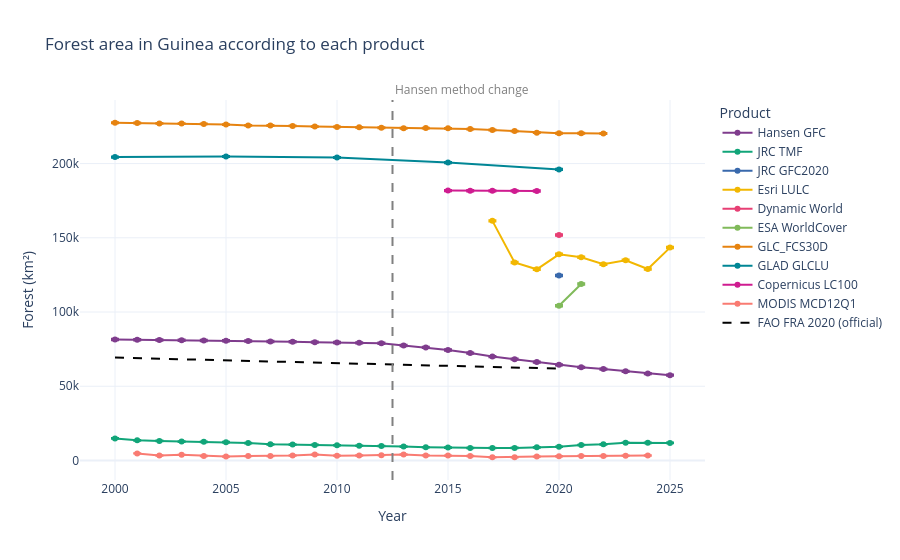

Here is the notebook cell this chart was saved with:
### Markdown cell above
### 8.2 Forest area per product and year

Error bars are ± 1 standard error. The products use different forest definitions (section 3), so different levels are
expected; what matters for deforestation is mostly the **trend** and its smoothness.

- The black dashed line is the official forest area reported to FAO (FRA 2020 country report for Guinea: 6.19 million ha in 2020). 
- Use it with care: the report states that no forest inventory is more recent than 20 years, and that the series reproduces trends from a 1988 vegetation map (FAO 2020).

### Code cell
rows = []
for key, wide in forest_wide.items():
    for year in wide.columns:
        km2, se = area_estimate(wide[year], weights)
        rows.append({"product": key, "label": PRODUCT_LABELS[key], "year": year, "forest_km2": km2, "se_km2": se,
                     "forest_%_of_guinea": 100 * km2 / TOTAL_KM2, "no_data_%": 100 * wide[year].isna().mean()})
forest_area = pd.DataFrame(rows)

fig = px.line(
    forest_area, x="year", y="forest_km2", error_y="se_km2", color="label", markers=True,
    color_discrete_map=LABEL_COLORS, custom_data=["forest_%_of_guinea", "no_data_%"],
    labels={"forest_km2": "Forest (km²)", "year": "Year", "label": "Product"},
    title="Forest area in Guinea according to each product", template=PLOT_TEMPLATE,
)
fig.update_traces(hovertemplate="%{x}: %{y:,.0f} km² (%{customdata[0]:.1f} % of Guinea, %{customdata[1]:.1f} % no data)")
# Official forest area, FAO FRA 2020 country report for Guinea (table 1a, 1,000 ha), extrapolated from 1988 data
FRA_2020_FOREST_KHA = {2000: 6929, 2010: 6569, 2015: 6389, 2016: 6349, 2017: 6309, 2018: 6269, 2019: 6229, 2020: 6189}
fig.add_trace(go.Scatter(x=list(FRA_2020_FOREST_KHA), y=[10 * kha for kha in FRA_2020_FOREST_KHA.values()],
                         mode="lines", line={"color": "black", "dash": "dash"}, name="FAO FRA 2020 (official)",
                         hovertemplate="%{x}: %{y:,.0f} km² (FAO FRA 2020)<extra></extra>"))
mark_method_change(fig).show()

### Figure 1 — Plotly figure (JSON) as saved in the notebook; plotly's stock layout.template omitted (floating-point values rounded to 4 significant figures)
{"data": [{"customdata": [[33.23, 0.0], [33.18, 0.0], [33.06, 0.0], [33.02, 0.0], [32.94, 0.0], [32.88, 0.0], [32.82, 0.0], [32.67, 0.0], [32.58, 0.0], [32.49, 0.0], [32.41, 0.0], [32.3, 0.0], [32.17, 0.0], [31.55, 0.0], [31.05, 0.0], [30.35, 0.0], [29.48, 0.0], [28.53, 0.0], [27.82, 0.0], [27.02, 0.0], [26.27, 0.0], [25.59, 0.0], [25.1, 0.0], [24.48, 0.0], [23.86, 0.0], [23.42, 0.0]], "error_y": {"array": [485.2, 485.0, 484.6, 484.5, 484.2, 483.9, 483.7, 483.1, 482.8, 482.5, 482.1, 481.7, 481.2, 478.7, 476.7, 473.6, 469.7, 465.2, 461.6, 457.5, 453.4, 449.5, 446.7, 442.9, 439.1, 436.3]}, "hovertemplate": "%{x}: %{y:,.0f} km² (%{customdata[0]:.1f} % of Guinea, %{customdata[1]:.1f} % no data)", "legendgroup": "Hansen GFC", "line": {"color": "#7f3c8d", "dash": "solid"}, "marker": {"symbol": "circle"}, "mode": "lines+markers", "name": "Hansen GFC", "orientation": "v", "showlegend": true, "type": "scatter", "x": [2000, 2001, 2002, 2003, 2004, 2005, 2006, 2007, 2008, 2009, 2010, 2011, 2012, 2013, 2014, 2015, 2016, 2017, 2018, 2019, 2020, 2021, 2022, 2023, 2024, 2025], "xaxis": "x", "y": [81530.0, 81390.0, 81090.0, 81010.0, 80810.0, 80670.0, 80510.0, 80130.0, 79930.0, 79720.0, 79510.0, 79230.0, 78930.0, 77400.0, 76180.0, 74460.0, 72330.0, 69990.0, 68260.0, 66290.0, 64450.0, 62780.0, 61570.0, 60060.0, 58530.0, 57460.0], "yaxis": "y"}, {"customdata": [[6.048, 0.0], [5.551, 0.0], [5.37, 0.0], [5.195, 0.0], [5.138, 0.0], [5.032, 0.0], [4.79, 0.0], [4.433, 0.0], [4.362, 0.0], [4.291, 0.0], [4.177, 0.0], [4.066, 0.0], [3.967, 0.0], [3.818, 0.0], [3.655, 0.0], [3.543, 0.0], [3.42, 0.0], [3.437, 0.0], [3.463, 0.0], [3.613, 0.0], [3.766, 0.0], [4.252, 0.0], [4.433, 0.0], [4.873, 0.0], [4.85, 0.0], [4.838, 0.0]], "error_y": {"array": [245.6, 235.9, 232.2, 228.6, 227.4, 225.2, 220.0, 212.0, 210.4, 208.8, 206.1, 203.4, 201.1, 197.4, 193.3, 190.4, 187.2, 187.7, 188.3, 192.2, 196.1, 207.8, 212.0, 221.8, 221.3, 221.0]}, "hovertemplate": "%{x}: %{y:,.0f} km² (%{customdata[0]:.1f} % of Guinea, %{customdata[1]:.1f} % no data)", "legendgroup": "JRC TMF", "line": {"color": "#11a579", "dash": "solid"}, "marker": {"symbol": "circle"}, "mode": "lines+markers", "name": "JRC TMF", "orientation": "v", "showlegend": true, "type": "scatter", "x": [2000, 2001, 2002, 2003, 2004, 2005, 2006, 2007, 2008, 2009, 2010, 2011, 2012, 2013, 2014, 2015, 2016, 2017, 2018, 2019, 2020, 2021, 2022, 2023, 2024, 2025], "xaxis": "x", "y": [14840.0, 13620.0, 13170.0, 12740.0, 12610.0, 12340.0, 11750.0, 10880.0, 10700.0, 10530.0, 10250.0, 9974.0, 9732.0, 9366.0, 8967.0, 8691.0, 8390.0, 8430.0, 8495.0, 8863.0, 9239.0, 10430.0, 10870.0, 11950.0, 11900.0, 11870.0], "yaxis": "y"}, {"customdata": [[50.77, 0.0]], "error_y": {"array": [515.0]}, "hovertemplate": "%{x}: %{y:,.0f} km² (%{customdata[0]:.1f} % of Guinea, %{customdata[1]:.1f} % no data)", "legendgroup": "JRC GFC2020", "line": {"color": "#3969ac", "dash": "solid"}, "marker": {"symbol": "circle"}, "mode": "lines+markers", "name": "JRC GFC2020", "orientation": "v", "showlegend": true, "type": "scatter", "x": [2020], "xaxis": "x", "y": [124500.0], "yaxis": "y"}, {"customdata": [[65.79, 0.0], [54.37, 0.0], [52.5, 0.0], [56.6, 0.0], [55.78, 0.0], [53.89, 0.0], [54.98, 0.0], [52.58, 0.0], [58.45, 0.0]], "error_y": {"array": [488.7, 513.1, 514.4, 510.6, 511.6, 513.5, 512.5, 514.4, 507.7]}, "hovertemplate": "%{x}: %{y:,.0f} km² (%{customdata[0]:.1f} % of Guinea, %{customdata[1]:.1f} % no data)", "legendgroup": "Esri LULC", "line": {"color": "#f2b701", "dash": "solid"}, "marker": {"symbol": "circle"}, "mode": "lines+markers", "name": "Esri LULC", "orientation": "v", "showlegend": true, "type": "scatter", "x": [2017, 2018, 2019, 2020, 2021, 2022, 2023, 2024, 2025], "xaxis": "x", "y": [161400.0, 133400.0, 128800.0, 138900.0, 136900.0, 132200.0, 134900.0, 129000.0, 143400.0], "yaxis": "y"}, {"customdata": [[61.9, 0.0]], "error_y": {"array": [500.3]}, "hovertemplate": "%{x}: %{y:,.0f} km² (%{customdata[0]:.1f} % of Guinea, %{customdata[1]:.1f} % no data)", "legendgroup": "Dynamic World", "line": {"color": "#e73f74", "dash": "solid"}, "marker": {"symbol": "circle"}, "mode": "lines+markers", "name": "Dynamic World", "orientation": "v", "showlegend": true, "type": "scatter", "x": [2020], "xaxis": "x", "y": [151900.0], "yaxis": "y"}, {"customdata": [[42.49, 0.0], [48.46, 0.0]], "error_y": {"array": [509.2, 514.8]}, "hovertemplate": "%{x}: %{y:,.0f} km² (%{customdata[0]:.1f} % of Guinea, %{customdata[1]:.1f} % no data)", "legendgroup": "ESA WorldCover", "line": {"color": "#80ba5a", "dash": "solid"}, "marker": {"symbol": "circle"}, "mode": "lines+markers", "name": "ESA WorldCover", "orientation": "v", "showlegend": true, "type": "scatter", "x": [2020, 2021], "xaxis": "x", "y": [104200.0, 118900.0], "yaxis": "y"}, {"customdata": [[92.72, 0.0], [92.65, 0.0], [92.54, 0.0], [92.5, 0.0], [92.39, 0.0], [92.22, 0.0], [91.99, 0.0], [91.97, 0.0], [91.86, 0.0], [91.66, 0.0], [91.58, 0.0], [91.47, 0.0], [91.36, 0.0], [91.21, 0.0], [91.25, 0.0], [91.19, 0.0], [90.98, 0.0], [90.73, 0.0], [90.43, 0.0], [90.0, 0.0], [89.82, 0.0], [89.83, 0.0], [89.79, 0.0]], "error_y": {"array": [267.6, 268.8, 270.7, 271.4, 273.2, 275.9, 279.6, 279.9, 281.7, 284.7, 286.1, 287.8, 289.5, 291.6, 291.1, 292.0, 295.2, 298.7, 303.0, 309.0, 311.4, 311.3, 312.0]}, "hovertemplate": "%{x}: %{y:,.0f} km² (%{customdata[0]:.1f} % of Guinea, %{customdata[1]:.1f} % no data)", "legendgroup": "GLC_FCS30D", "line": {"color": "#e68310", "dash": "solid"}, "marker": {"symbol": "circle"}, "mode": "lines+markers", "name": "GLC_FCS30D", "orientation": "v", "showlegend": true, "type": "scatter", "x": [2000, 2001, 2002, 2003, 2004, 2005, 2006, 2007, 2008, 2009, 2010, 2011, 2012, 2013, 2014, 2015, 2016, 2017, 2018, 2019, 2020, 2021, 2022], "xaxis": "x", "y": [227500.0, 227300.0, 227000.0, 226900.0, 226600.0, 226200.0, 225700.0, 225600.0, 225300.0, 224900.0, 224700.0, 224400.0, 224100.0, 223800.0, 223800.0, 223700.0, 223200.0, 222600.0, 221800.0, 220800.0, 220400.0, 220400.0, 220300.0], "yaxis": "y"}, {"customdata": [[83.3, 0.1534], [83.44, 0.1534], [83.18, 0.1534], [81.79, 0.1534], [79.92, 0.1534]], "error_y": {"array": [384.2, 382.9, 385.3, 397.6, 412.7]}, "hovertemplate": "%{x}: %{y:,.0f} km² (%{customdata[0]:.1f} % of Guinea, %{customdata[1]:.1f} % no data)", "legendgroup": "GLAD GLCLU", "line": {"color": "#008695", "dash": "solid"}, "marker": {"symbol": "circle"}, "mode": "lines+markers", "name": "GLAD GLCLU", "orientation": "v", "showlegend": true, "type": "scatter", "x": [2000, 2005, 2010, 2015, 2020], "xaxis": "x", "y": [204400.0, 204700.0, 204100.0, 200600.0, 196000.0], "yaxis": "y"}, {"customdata": [[74.09, 0.0], [74.06, 0.0], [74.03, 0.0], [74.01, 0.0], [74.0, 0.0]], "error_y": {"array": [451.4, 451.5, 451.7, 451.8, 451.9]}, "hovertemplate": "%{x}: %{y:,.0f} km² (%{customdata[0]:.1f} % of Guinea, %{customdata[1]:.1f} % no data)", "legendgroup": "Copernicus LC100", "line": {"color": "#cf1c90", "dash": "solid"}, "marker": {"symbol": "circle"}, "mode": "lines+markers", "name": "Copernicus LC100", "orientation": "v", "showlegend": true, "type": "scatter", "x": [2015, 2016, 2017, 2018, 2019], "xaxis": "x", "y": [181800.0, 181700.0, 181600.0, 181600.0, 181500.0], "yaxis": "y"}, {"customdata": [[1.951, 0.0], [1.383, 0.0], [1.554, 0.0], [1.239, 0.0], [1.09, 0.0], [1.225, 0.0], [1.211, 0.0], [1.371, 0.0], [1.626, 0.0], [1.331, 0.0], [1.383, 0.0], [1.472, 0.0], [1.639, 0.0], [1.402, 0.0], [1.361, 0.0], [1.246, 0.0], [0.8976, 0.0], [0.8961, 0.0], [1.073, 0.0], [1.179, 0.0], [1.254, 0.0], [1.24, 0.0], [1.299, 0.0], [1.391, 0.0]], "error_y": {"array": [142.5, 120.3, 127.4, 114.0, 107.0, 113.3, 112.7, 119.8, 130.3, 118.0, 120.3, 124.1, 130.8, 121.1, 119.3, 114.3, 97.16, 97.08, 106.1, 111.2, 114.6, 114.0, 116.7, 120.7]}, "hovertemplate": "%{x}: %{y:,.0f} km² (%{customdata[0]:.1f} % of Guinea, %{customdata[1]:.1f} % no data)", "legendgroup": "MODIS MCD12Q1", "line": {"color": "#f97b72", "dash": "solid"}, "marker": {"symbol": "circle"}, "mode": "lines+markers", "name": "MODIS MCD12Q1", "orientation": "v", "showlegend": true, "type": "scatter", "x": [2001, 2002, 2003, 2004, 2005, 2006, 2007, 2008, 2009, 2010, 2011, 2012, 2013, 2014, 2015, 2016, 2017, 2018, 2019, 2020, 2021, 2022, 2023, 2024], "xaxis": "x", "y": [4785.0, 3392.0, 3813.0, 3040.0, 2674.0, 3005.0, 2970.0, 3362.0, 3989.0, 3264.0, 3392.0, 3612.0, 4022.0, 3439.0, 3338.0, 3057.0, 2202.0, 2198.0, 2632.0, 2892.0, 3075.0, 3043.0, 3187.0, 3413.0], "yaxis": "y"}, {"hovertemplate": "%{x}: %{y:,.0f} km² (FAO FRA 2020)<extra></extra>", "line": {"color": "black", "dash": "dash"}, "mode": "lines", "name": "FAO FRA 2020 (official)", "type": "scatter", "x": [2000, 2010, 2015, 2016, 2017, 2018, 2019, 2020], "y": [69290, 65690, 63890, 63490, 63090, 62690, 62290, 61890]}], "layout": {"annotations": [{"font": {"color": "grey"}, "showarrow": false, "text": "Hansen method change", "x": 2012.0, "xanchor": "left", "y": 1, "yanchor": "bottom", "yref": "paper"}], "legend": {"title": {"text": "Product"}, "tracegroupgap": 0}, "shapes": [{"line": {"color": "grey", "dash": "dash"}, "type": "line", "x0": 2012.0, "x1": 2012.0, "xref": "x", "y0": 0, "y1": 1, "yref": "y domain"}], "title": {"text": "Forest area in Guinea according to each product"}, "xaxis": {"anchor": "y", "domain": [0, 1], "title": {"text": "Year"}}, "yaxis": {"anchor": "x", "domain": [0, 1], "title": {"text": "Forest (km²)"}}}}
